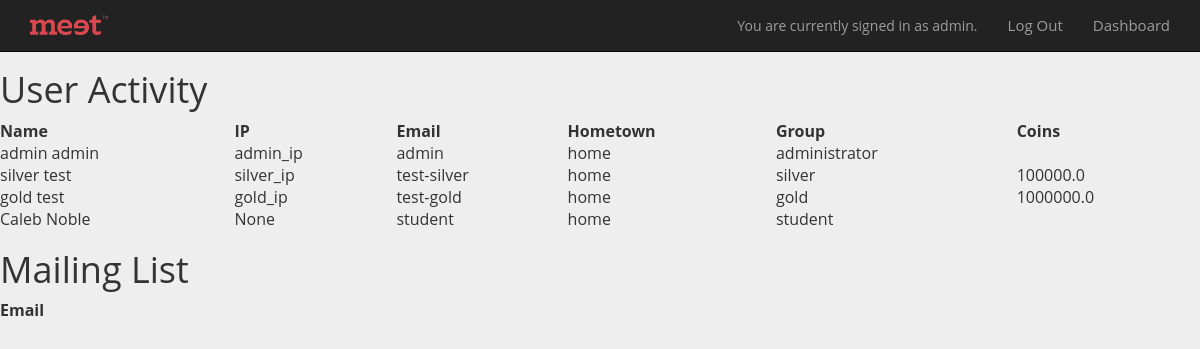
/database (signed in), run on an earlier commit of the app's database.
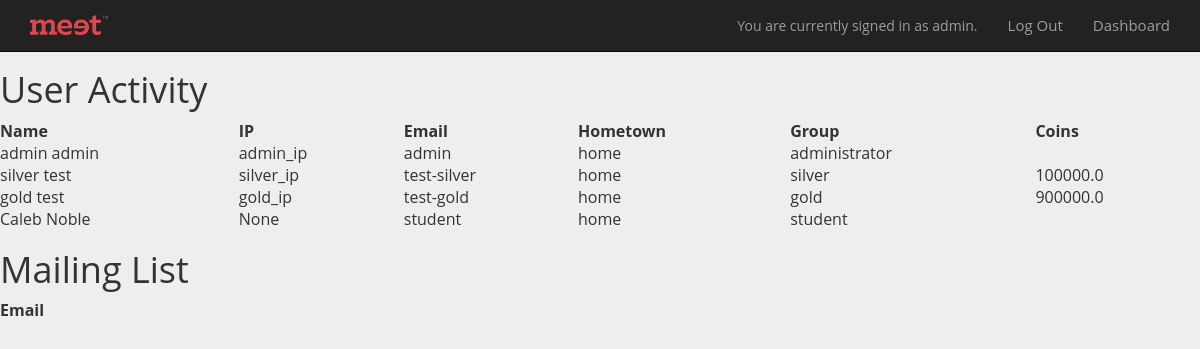
And on a later commit of the database.
### models.py (models this page shows, shortened)
class User(Base):
	__tablename__ = 'user'
	id = Column(Integer, primary_key=True)
	first_name = Column(String(255))
	last_name = Column(String(255))
	username = Column(String(255))
	group = Column(String(255))
	email = Column(String(255))
	ip_address = Column(String(255))
	password_hash = Column(String(255))
	team = relationship("Team", back_populates = "students")
	team_id = Column(Integer, ForeignKey('team.id'))
	wallet = relationship("Wallet", uselist = False, back_populates = "user")
	comments = relationship("Comment", back_populates="user")
	verified = Column(Boolean)
	confirmation_code = Column(String)
	confirmation_code_expiration = Column(DateTime)
	hometown = Column(String(255))

class Wallet(Base):
	__tablename__ = 'wallet'
	id = Column(Integer, primary_key=True)
	initial_value = Column(Float)
	current_value = Column(Float)
	user_id = Column(Integer, ForeignKey('user.id'))
	user = relationship("User",back_populates="wallet")
	investments = relationship("Investment", back_populates="wallet")

### webapp.py (the view)
@app.route("/database")
def showDatabase():
	if 'language' not in login_session:
		login_session['language'] = 'en'
	if 'id' not in login_session:
		flash("You do not have access to this page")
		return redirect(url_for('showLandingPage'))
	if login_session['group'] != "administrator":
		flash("You do not have access to this page")
		return redirect(url_for('showLandingPage'))
	users = get_users()
	mailing_list = get_mailing_list()
	return render_template('database.html', users = users, mailing_list = mailing_list)

### database.py (called while the page is built)
def get_users():
    return session.query(User).all()

def get_mailing_list():
        return session.query(MailingList).all()

### templates/database.html (shortened to what this page needs)
<head>
	<link rel="stylesheet" href="https://maxcdn.bootstrapcdn.com/bootstrap/3.3.7/css/bootstrap.min.css">
	<link rel="stylesheet" href="{{url_for('static', filename='style.css')}}">
</head>
<body>
<nav class="navbar navbar-inverse navbar-fixed-top">
    <div class="container">
      <div class="navbar-header">
        <a class="navbar-brand" href="/brandClick">
          <img alt="Brand Meet_Logoredv" src="{{url_for('static', filename='meet_logo_1.png')}}" style="max-height: 100%;">
        </a>
      </div>
      <div class="collapse navbar-collapse" id="navbar-collapse-1">
        <div class="navbar-right">
        	<div class="navbar-text" id="userbox">
                You are currently signed in as {{session['email']}}.
            </div>
            <ul class="nav navbar-nav">
              <li><a href = "{{url_for('logout')}}">Log Out</a></li>
              <li><a href = "{{url_for('showDashboard')}}">Dashboard</a></li>
            </ul>
        </div>
      </div>
    </div>
  </nav>
<h1> User Activity</h1>
<table style="width:100%;text-align:left;border:2px;"
<tr>
	<th>Name</th>
	<th>IP</th>
	<th>Email</th>
	<th>Hometown</th>
	<th>Group</th>
	<th>Coins</th>
	{% for user in users %}
		<tr>
			<td>{{user.first_name}} {{user.last_name}}</td>
			<td>{{user.ip_address}}</td>
			<td>{{user.email}}</td>
			<td>{{user.hometown}}</td>
			<td>{{user.group}}</td>
			<td>{{user.wallet.current_value}}</td>
		</tr>
	{%endfor%}
</table>
<h1> Mailing List </h1>
<table style="width:100%;text-align:left;border:2px;"
<tr>
	<th>Email</th>
</table>
<br>
<br>
</body>

What changed in the data, as far as the page shows it:
changed through a linked row, User "gold": wallet.current_value "1000000.0" → "900000.0"
